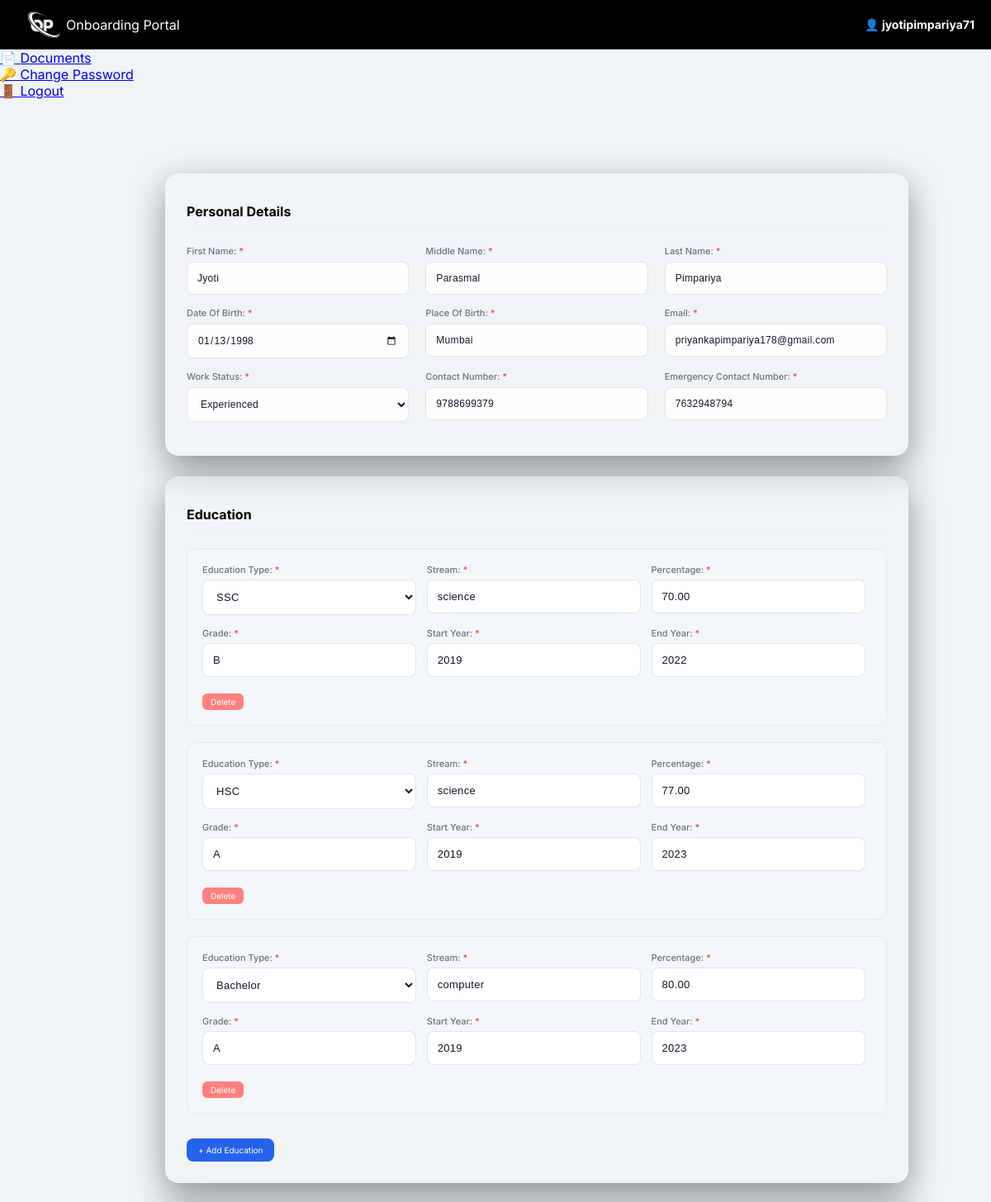
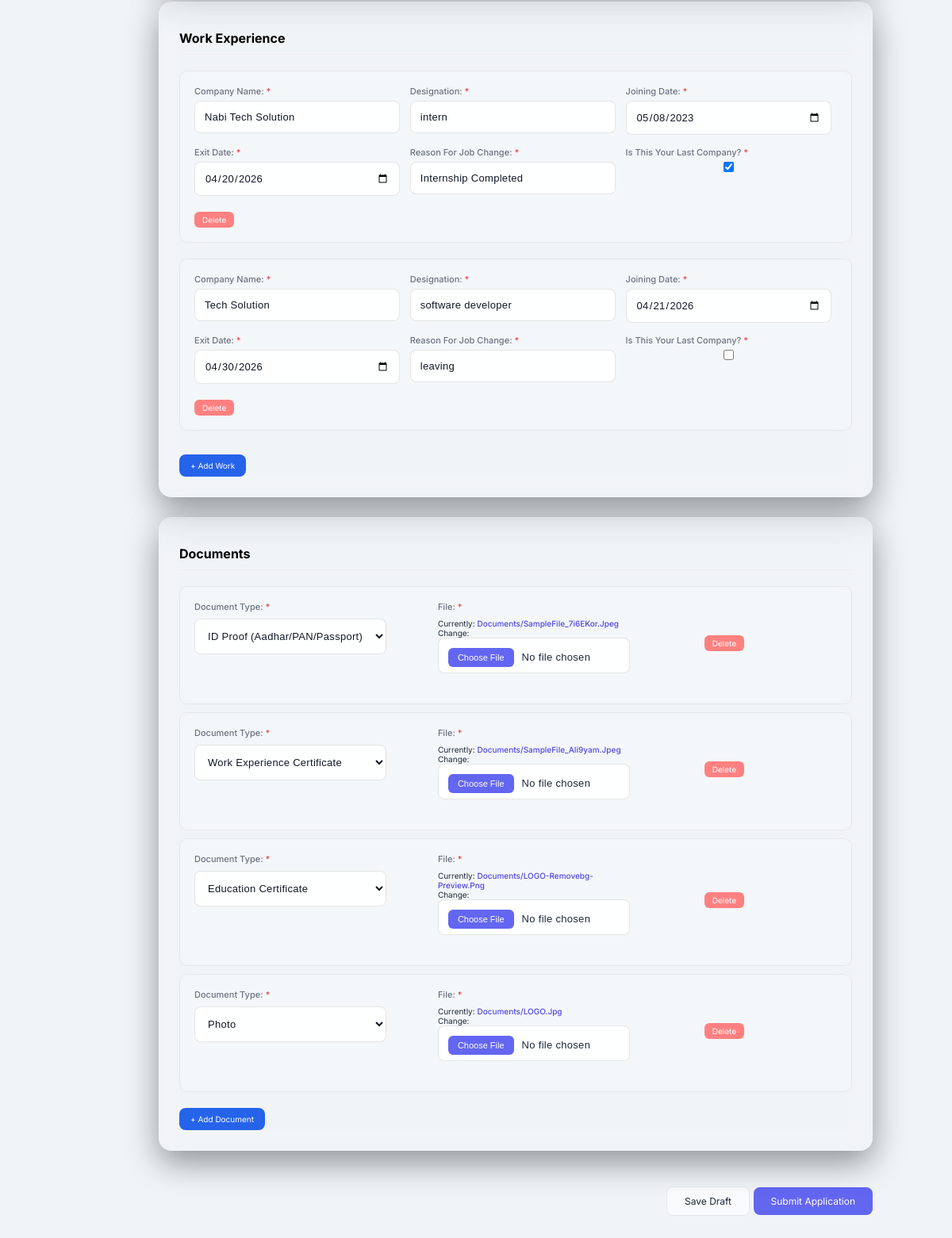
/onboarding/form/51238dfaf08e4d75ae4ce58764d2b44f/ (signed in), run on the app's committed database (2 pictures, top to bottom).
### onboarding/models.py (models this page shows, shortened)
class Candidate(models.Model):
    first_name = models.CharField(max_length=50)
    middle_name = models.CharField(max_length=50, blank=True)
    last_name = models.CharField(max_length=50)
    date_of_birth = models.DateField(null=True, blank=True)
    place_of_birth = models.CharField(max_length=100, blank=True)
    email = models.EmailField(unique=True)
    address_line1 = models.CharField(max_length=255, blank=True, null=True)
    address_line2 = models.CharField(max_length=255, blank=True, null=True)
    city = models.CharField(max_length=100, blank=True, null=True)
    state = models.CharField(max_length=100, blank=True, null=True)
    pincode = models.CharField(max_length=10, blank=True, null=True)
    country = models.CharField(max_length=100, default="India", blank=True, null=True)
    contact_number = models.CharField(max_length=15)
    username = models.CharField(max_length=100, unique=True, null=True, blank=True)
    password = models.CharField(max_length=100, blank=True)
    emergency_contact_number = models.CharField(max_length=15, blank=True)
    WORK_STATUS = [
        ('FRESHER', 'Fresher'),
        ('EXPERIENCED', 'Experienced'),
    ]
    work_status = models.CharField(max_length=15, choices=WORK_STATUS, default='FRESHER')
    is_submitted = models.BooleanField(default=False)
    token = models.CharField(max_length=32, default=uuid.uuid4().hex, editable=False, unique=True)
    created_at = models.DateTimeField(auto_now_add=True)
    current_step = models.IntegerField(default=1)

### onboarding/views.py (the view)
# urls.py: path('onboarding/form/<str:token>/', views.onboarding_form, name='onboarding_form'),
def onboarding_form(request, token):
    candidate = get_object_or_404(Candidate, token=token)
    if request.session.get('candidate_id') != candidate.id:
        return redirect('login_view', token=token)
    if candidate.is_submitted:
        return render(request, 'onboarding/already_submitted.html', {'candidate': candidate})
    EducationFormSet = inlineformset_factory(
        Candidate,
        Education,
        form=EducationForm,
        extra=0,
        can_delete=True
    )
    WorkExperienceFormSet = inlineformset_factory(
        Candidate,
        WorkExperience,
        form=WorkExperienceForm,
        extra=0,
        can_delete=True
    )
    DocumentFormSet = modelformset_factory(
        Document,
        form=DocumentForm,
        extra=0,
        can_delete=True
    )
    if request.method == 'POST':
        is_submit = 'submit' in request.POST
        form = CandidateForm(request.POST, instance=candidate, is_submit=is_submit)
        edu_formset = EducationFormSet(
            request.POST,
            instance=candidate,
            prefix='education'
        )
        work_formset = WorkExperienceFormSet(
            request.POST,
            instance=candidate,
            prefix='work'
        )
        doc_formset = DocumentFormSet(
            request.POST,
            request.FILES,
            queryset=Document.objects.filter(candidate=candidate),
            prefix='document'
        )
        if not is_submit:
            form.save()
            edu_formset.save()
            work_formset.save()
            doc_formset.save()
            messages.success(request, "Draft saved successfully")
            return redirect('onboarding_form', token=candidate.token)
        else:
            if form.is_valid() and edu_formset.is_valid() and work_formset.is_valid() and doc_formset.is_valid():
                education_types = []
                for edu in edu_formset.cleaned_data:
                    if edu and not edu.get('DELETE', False):
                        education_types.append(edu.get('education_type'))
                missing_education = []
                if 'SSC' not in education_types:
                    missing_education.append("SSC")
                if 'HSC' not in education_types:
                    missing_education.append("HSC")
                if 'BACHELOR' not in education_types:
                    missing_education.append("Bachelor")
                if missing_education:
                    edu_formset._non_form_errors = edu_formset.error_class([
                        f"Please add education details for: {', '.join(missing_education)}"
                    ])
                    return render(request, 'onboarding/form.html', {
                        'form': form,
                        'edu_formset': edu_formset,
                        'work_formset': work_formset,
                        'doc_formset': doc_formset,
                        'candidate': candidate
                    })
                doc_types = []
                for doc in doc_formset.cleaned_data:
                    if doc and not doc.get('DELETE', False):
                        doc_types.append(doc.get('document_type'))
                missing_docs = []
                if 'EDUCATION' not in doc_types:
                    missing_docs.append("Education Certificate")
                if 'ID_PROOF' not in doc_types:
                    missing_docs.append("ID Proof")
                if 'PHOTO' not in doc_types:
                    missing_docs.append("Photo")
                if missing_docs:
                    doc_formset._non_form_errors = doc_formset.error_class([
                        f"Please upload required documents: {', '.join(missing_docs)}"
                    ])
                    return render(request, 'onboarding/form.html', {
                        'form': form,
                        'edu_formset': edu_formset,
                        'work_formset': work_formset,
                        'doc_formset': doc_formset,
                        'candidate': candidate
                    })
                if form.cleaned_data.get('work_status') == 'EXPERIENCED':
                    has_experience = False
                    for work in work_formset.cleaned_data:
                        if work and not work.get('DELETE', False):
                            has_experience = True
                    if not has_experience:
                        work_formset._non_form_errors = work_formset.error_class([
                            "Please add your work experience details."
                        ])
                        return render(request, 'onboarding/form.html', {
                            'form': form,
                            'edu_formset': edu_formset,
                            'work_formset': work_formset,
                            'doc_formset': doc_formset,
                            'candidate': candidate
                        })
                    if 'WORK' not in doc_types:
                        doc_formset._non_form_errors = doc_formset.error_class([
                            "Please upload work experience certificate."
                        ])
                        return render(request, 'onboarding/form.html', {
                            'form': form,
                            'edu_formset': edu_formset,
                            'work_formset': work_formset,
                            'doc_formset': doc_formset,
                            'candidate': candidate
                        })
                with transaction.atomic():
                    cand = form.save(commit=False)
                    cand.is_submitted = True
                    cand.save()
                    edu_instances = edu_formset.save(commit=False)
                    for obj in edu_formset.deleted_objects:
                        obj.delete()
                    for edu in edu_instances:
                        edu.candidate = cand
                        edu.save()
                    work_instances = work_formset.save(commit=False)
                    for obj in work_formset.deleted_objects:
                        obj.delete()
                    for work in work_instances:
                        work.candidate = cand
                        work.save()
                    doc_instances = doc_formset.save(commit=False)
                    for obj in doc_formset.deleted_objects:
                        obj.delete()
                    for doc in doc_instances:
                        doc.candidate = cand
                        doc.save()
                messages.success(request, "Form submitted successfully")
                return redirect('onboarding_form', token=candidate.token)
    else:
        form = CandidateForm(instance=candidate)
        edu_formset = EducationFormSet(
            instance=candidate,
            prefix='education'
        )
        work_formset = WorkExperienceFormSet(
            instance=candidate,
            prefix='work'
        )
        doc_formset = DocumentFormSet(
            queryset=Document.objects.filter(candidate=candidate),
            prefix='document'
        )
    return render(request, 'onboarding/form.html', {
        'form': form,
        'edu_formset': edu_formset,
        'work_formset': work_formset,
        'doc_formset': doc_formset,
        'candidate': candidate
    })

### onboarding/forms.py (shortened to what this page needs)
class CandidateForm(forms.ModelForm):
    class Meta:
        model = Candidate
        fields = [
            'first_name','middle_name','last_name',
            'date_of_birth','place_of_birth',
            'email','contact_number','emergency_contact_number',
            'work_status',
            'address_line1', 'address_line2',
            'city', 'state', 'pincode', 'country'
        ]
        widgets = {'date_of_birth': forms.DateInput(attrs={'type': 'date'})}
        labels = {
            'address_line1': 'Address Line 1',
            'address_line2': 'Address Line 2',
        }
    def __init__(self, *args, **kwargs):
        self.is_submit = kwargs.pop('is_submit', False)
        super().__init__(*args, **kwargs)
        readonly_fields = ['first_name', 'last_name', 'email', 'contact_number']
        for field in readonly_fields:
            self.fields[field].widget.attrs['readonly'] = True
        if not self.is_submit:
            for field in self.fields.values():
                field.required = False

### onboarding/templates/onboarding/form.html (shortened to what this page needs)
<!DOCTYPE html>
<html lang="en">
{% load static %}
<head>
    <link rel="stylesheet" href="{% static 'onboarding/styles.css' %}">
</head>
<body>
<div class="top-header">
    <div class="left">
        <img src="{% static 'onboarding/img_2.png' %}" class="logo">
        <span class="portal-name">Onboarding Portal</span>
    </div>
    <div class="right">
        <span class="username">
            👤 {{ candidate.username }}
        </span>
    </div>
</div>
<div class="sidebar" id="sidebar">
    <ul class="menu">
        <li>
            <a href="#personal-section" class="nav-link active" data-title="Personal">
                <span class="icon">👤</span>
                <span class="text">Personal</span>
            </a>
        </li>
        <li>
            <a href="#education-section" class="nav-link" data-title="Education">
                <span class="icon">🎓</span>
                <span class="text">Education</span>
            </a>
        </li>
        <li>
            <a href="#work-section" class="nav-link" data-title="Work">
                <span class="icon">💼</span>
                <span class="text">Work</span>
            </a>
        </li>
        <li>
            <a href="#document-section" class="nav-link" data-title="Documents">
                <span class="icon">📄</span>
                <span class="text">Documents</span>
            </a>
        </li>
        <li>
            <a href="{% url 'change_password' token=candidate.token %}" data-title="Change Password">
                <span class="icon">🔑</span>
                <span class="text">Change Password</span>
            </a>
        </li>
        <li>
            <a href="{% url 'logout_view' token=candidate.token %}" data-title="Logout">
                <span class="icon">🚪</span>
                <span class="text">Logout</span>
            </a>
        </li>
    </ul>
</div>
<div class="main">
    <div class="form-container">
    <form method="post" enctype="multipart/form-data">
        <div class="card section" id="personal-section">
            <h3>Personal Details</h3>
            <div class="form-grid">
                <div class="row">
                    <div class="field">{{ form.first_name.label_tag }} {{ form.first_name }}</div>
                    <div class="field">{{ form.middle_name.label_tag }} {{ form.middle_name }}</div>
                    <div class="field">{{ form.last_name.label_tag }} {{ form.last_name }}</div>
                </div>
                <div class="row">
                    <div class="field">{{ form.date_of_birth.label_tag }} {{ form.date_of_birth }}</div>
                    <div class="field">{{ form.place_of_birth.label_tag }} {{ form.place_of_birth }}</div>
                    <div class="field">{{ form.email.label_tag }} {{ form.email }}</div>
                </div>
                <div class="row">
                    <div class="field">{{ form.work_status.label_tag }} {{ form.work_status }}</div>
                    <div class="field">{{ form.contact_number.label_tag }} {{ form.contact_number }}</div>
                    <div class="field">{{ form.emergency_contact_number.label_tag }} {{ form.emergency_contact_number }}</div>
                </div>
            </div>
        </div>
        <div class="card section" id="education-section">
            <h3>Education</h3>
            <div id="edu-container">
                {% for form in edu_formset %}
                <div class="form-row">
                    {{ form.as_p }}
                    <button type="button" class="btn-delete" onclick="deleteRow(this,'education')">Delete</button>
                </div>
                {% endfor %}
            </div>
            <button type="button" class="btn-add" onclick="addRow('edu-container','education','{{ edu_formset.empty_form.as_p|escapejs }}')">+ Add Education</button>
        </div>
        <div class="card section" id="work-section">
            <h3>Work Experience</h3>
            <div id="work-container">
                {% for form in work_formset %}
                <div class="form-row">
                    {{ form.as_p }}
                    <button type="button" class="btn-delete" onclick="deleteRow(this,'work')">Delete</button>
                </div>
                {% endfor %}
            </div>
            <button type="button" class="btn-add" onclick="addRow('work-container','work','{{ work_formset.empty_form.as_p|escapejs }}')">+ Add Work</button>
        </div>
        <div class="card section" id="document-section">
            <h3>Documents</h3>
            <div id="doc-container">
                {% for form in doc_formset %}
                <div class="form-row">
                    {{ form.as_p }}
                    <button type="button" class="btn-delete" onclick="deleteRow(this,'document')">Delete</button>
                </div>
                {% endfor %}
            </div>
            <button type="button" class="btn-add" onclick="addRow('doc-container','document','{{ doc_formset.empty_form.as_p|escapejs }}')">+ Add Document</button>
        </div>
        <div class="btn-group">
            <button type="submit" name="save" class="btn btn-save">Save Draft</button>
            <button type="submit" name="submit" class="btn btn-submit">Submit Application</button>
        </div>
    </form>
</body>
</html>

### data on the page
Candidate: username "jyotipimpariya71", first_name "Jyoti", middle_name "Parasmal", last_name "Pimpariya", date_of_birth "01/13/1998", place_of_birth "Mumbai", email "priyankapimpariya178@gmail.com", work_status "Experienced", contact_number "9788699379", emergency_contact_number "7632948794"
